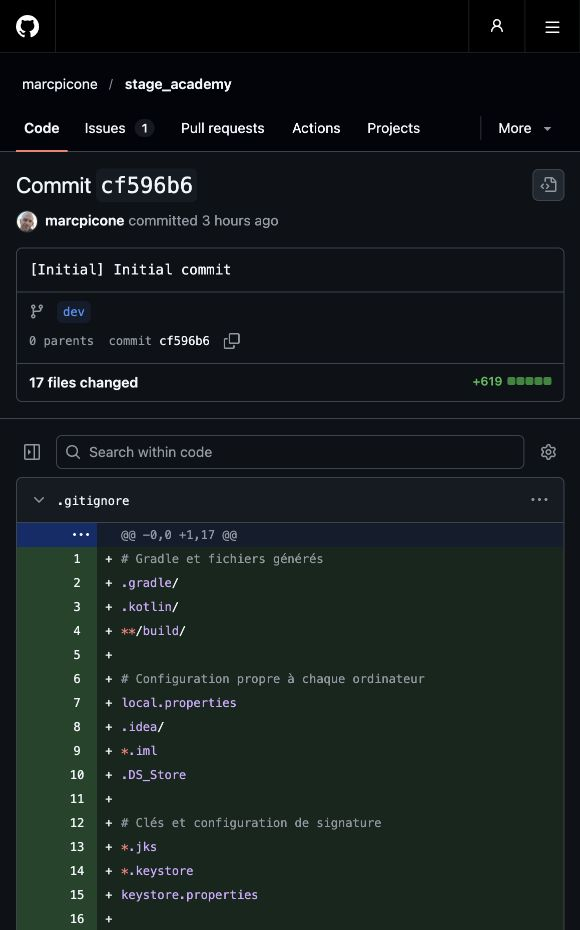
#> input picture module_git_intro_view/assets/git-diff.jpg, 580 x 930 px
$ python resize_image.py ../module_git_intro_view/assets/git-diff.jpg out.png
#> lines starting #> are read from the running program, lines starting #| are printed output that depends on the picture
# /// script
# requires-python = ">=3.11"
# dependencies = ["pillow>=11,<14"]
# ///

import argparse
from pathlib import Path

from PIL import Image


def resize_image(source_path: Path, output_path: Path, max_size: int) -> None:
#> called with max_size = 256
    with Image.open(source_path) as source_image:
#> source_image is the input picture: PIL image 580x930 RGB; mean R, G, B 22.6, 30.1, 29.7
        original_width: int = source_image.width
#> original_width = 580
        original_height: int = source_image.height
#> original_height = 930
        result_image: Image.Image = source_image.convert("RGBA")
        result_image.thumbnail((max_size, max_size), Image.Resampling.LANCZOS)
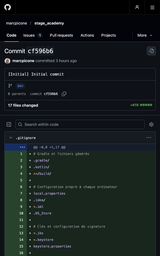
#> result_image: PIL image 160x256 RGBA; mean R, G, B, A 22.7, 30.2, 29.8, 255
        output_path.parent.mkdir(parents=True, exist_ok=True)
        result_image.save(output_path, format="PNG")

    print(f"Source : {original_width} x {original_height} px")
#| Source : 580 x 930 px
    print(f"Résultat : {result_image.width} x {result_image.height} px")
#| Résultat : 160 x 256 px
    print(f"Image créée : {output_path.resolve()}")


def main() -> None:
    parser = argparse.ArgumentParser(
        description="Créer une copie PNG réduite, sans déformer l’image."
    )
    parser.add_argument("source", type=Path, help="Chemin de l’image source")
    parser.add_argument("output", type=Path, help="Chemin du nouveau fichier PNG")
    parser.add_argument("--max-size", type=int, default=256, help="Côté maximal en pixels")
    args = parser.parse_args()

    if args.max_size <= 0:
        parser.error("La taille maximale doit être supérieure à zéro.")
    if args.output.suffix.lower() != ".png":
        parser.error("Le fichier de sortie doit avoir l’extension .png.")
    if args.source.resolve() == args.output.resolve():
        parser.error("La source et la sortie doivent être des fichiers différents.")
    if args.output.exists():
        parser.error("La sortie existe déjà. Choisis un nouveau nom pour la conserver.")

    try:
        resize_image(args.source, args.output, args.max_size)
    except OSError as error:
        parser.exit(1, f"Impossible de préparer l’image : {error}\n")


if __name__ == "__main__":
    main()
